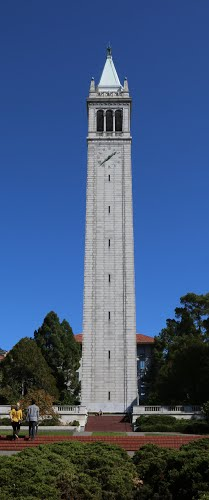
#> input picture test.jpg, 209 x 500 px, given as the content of the folder img/yosemite/, which was not available
$ python old_match.py   (older library calls are emulated)
#> lines starting #> are read from the running program, lines starting #| are printed output that depends on the picture; pictures that were not available may be replaced by others from this repository, and a replacement may not be noted
### detect.py
import cv2

def find_features(img, hessian_threshold=500):
    """Given a gray OpenCV image (such as from imread) return a list
    of OpenCV features and their descriptors as a tuple

    Params:
    img -- OpenCV image
    hessian_threshold -- threshold for feature selection
      (larger means fewer features)

    Returns:
    ([keypoints], [descriptors])
    """
    surf = cv2.SIFT()
    kp, des = surf.detectAndCompute(img, None) # Second param is mask
    return (kp, des)

# [15 lines left out: function display_features, not called in this run]

def get_features(filename, hessian_threshold=500, sx=1, sy=1):
    """Loads an image from <filename>, performs preprocessing,
    and calls find_features() on it to retrieve features

    Preprocessing involves converting to grayscale and resizing

    Params:
    filename -- string indicating relative directory to file
    hessian_threshold -- threshold for feature selection (default 500)
    sx -- factor to resize in x (default 1)
    sy -- factor to resize in y (default 1)

    Returns:
    ([keypoints], [descriptors])
    """
#> called with filename = 'img/yosemite/test.jpg', hessian_threshold = 500, sx = 0.5, sy = 0.5
    img = cv2.imread(filename)
#> img is the input picture: shape (500, 209, 3); mean B, G, R 121.3, 86.8, 65.2
    gray = cv2.cvtColor(img,cv2.COLOR_BGR2GRAY)
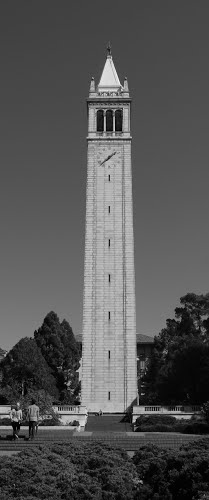
#> gray: shape (500, 209); min 0, max 248, mean 84.3
    resized_img = cv2.resize(gray, None, fx=sx, fy=sy, interpolation=cv2.INTER_NEAREST)
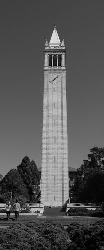
#> resized_img: shape (250, 104); min 0, max 248, mean 84.2
    return find_features(resized_img)
#> in find_features, `kp, des = surf.detectAndCompute(img, None)`: kp = 133 keypoints; strongest (x, y, size): (55, 39, 8), (38, 212, 1.9), (39, 202, 1.9), (60, 65, 2.1)

# [5 lines that do not run on import are left out]

### disjoint_set.py
class DisjointSet:
    """Implements a disjoint set with O(1) unions and (almost) O(1) finds"""
    def __init__(self, elements):
        self.tree = [-1] * len(elements) # array representation of a tree
        self.elements_to_index = {}
        self.elements = elements
        i = 0
        for e in elements:
            self.elements_to_index[e] = i
            i += 1

    # [18 lines left out: functions _root_union, _find_index, not called in this run]

    def find(self, key):
        return self.elements[self._find_index(self.elements_to_index[key])]

    def union(self, key1, key2):
        self._root_union(self._find_index(self.elements_to_index[key1]),
                         self._find_index(self.elements_to_index[key2]))

    # [5 lines left out: function get_sets, not called in this run]

### source.py
"""Filesystem and online API interactions to grab images"""

import os
import urllib, urlparse
import json

# [31 lines left out: function download_images, not called in this run]

def get_images(name):
    """Returns list of filenames"""
    dir = "img/" + name + "/"
    return [dir + file for file in os.listdir(dir)]

# [3 lines that do not run on import are left out]

### old_match.py
"""Finds matching features and pickles matching information to files"""
import source
import detect
import numpy as np
import numpy.lib.scimath as npmath
import pickle
import cv2
from disjoint_set import DisjointSet
from matplotlib import pyplot as plt
#
# The code below reinvents the wheel, now we use OpenCV library functions
#


def match_oneway(features_1, features_2):
    """One way descriptor matching image f1 to f2, adapted from Solem"""
    f1 = features_1
    f2 = features_2

    ratio = 0.6
    size = f1.shape[0]

    scores = np.zeros((size, 1), 'int')

    for i in range(size):
        product = 0.9999 * np.dot(f1[i, :], f2)
        cosines = npmath.arccos(product)
        index = np.argsort(cosines)

        if cosines[index[0]] < ratio * cosines[index[1]]:
            scores[i] = int(index[0])

    return scores


def match(features_1, features_2):
    """Computes two way matches, removes matches that are not symmetric"""
    matches_12 = match_oneway(features_1[0], features_2[1])
    matches_21 = match_oneway(features_2[0], features_1[1])

    index_12 = matches_12.nonzero()[0]

    for n in index_12:
        if matches_21[int(matches_12[n])] != n:
            matches_12[n] = 0 # zero if not symmetric

    return matches_12


def correlation(features_1, features_2):
    return sum(match(features_1, features_2) > 0)


def show_groups():
    groups = pickle.load(open('groups.txt'))
    for g in groups:
        for f in g:
            cv2.imshow(f, cv2.imread(f))
        cv2.waitKey(0)
        for f in g:
            cv2.destroyWindow(f)


if __name__ == "__main__":
    N = 20

    # only need to download once:
    # source.download_images('yosemite', N, -119.583650, 37.720424, -119.563650, 37.740424)
    files = source.get_images('yosemite')[:N]
    features = [detect.get_features(f, sx=0.5, sy=0.5) for f in files]
#> features = 1 item

    norm_features = []
    for f in features:
        f_normalized = np.array([v/np.linalg.norm(v) for v in f[1]])
        norm_features.append((f_normalized, f_normalized.T))
#> this loop made 1 pass
#> pass 1, `f_normalized = np.array([v/np.linalg.norm(v) for v in f[1]])`:
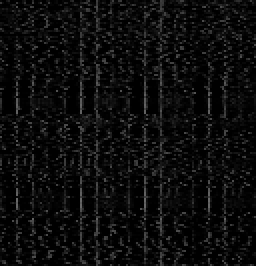
#> f_normalized: shape (133, 128) float32 (shown 2 times larger); min 0, max 0.411, mean 0.0513
#> after the loop, norm_features = 1 item

    grid = np.zeros((len(features), len(features)), 'int')
#> grid = [0]
    matches = {} # {filename: (filename, correlation)}

    groups = DisjointSet(files)
    for i, f1 in enumerate(norm_features):
        print("matching images with image", i)
        for j, f2 in enumerate(norm_features):
            if i >= j: # do not double compute
                grid[i, j] = correlation(f1, f2)
                if i != j and grid[i, j] >= 2:
                    print(files[i], files[j])
                    matches.setdefault(files[i], []).append((files[j], grid[i, j]))
                    matches.setdefault(files[j], []).append((files[i], grid[i, j]))
                    groups.union(files[i], files[j])
#> this loop made 1 pass
#| matching images with image 0
#> pass 1, in match_oneway, `f2 = features_2`:
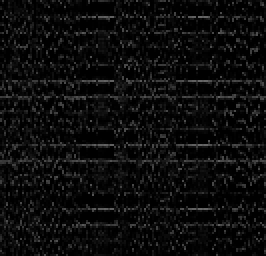
#> f2: shape (128, 133) float32 (shown 2 times larger); min 0, max 0.411, mean 0.0513
#> after the loop, grid = [132]; matches = 0 items

#> (the run stopped early here; a loop or call above may not have finished)
